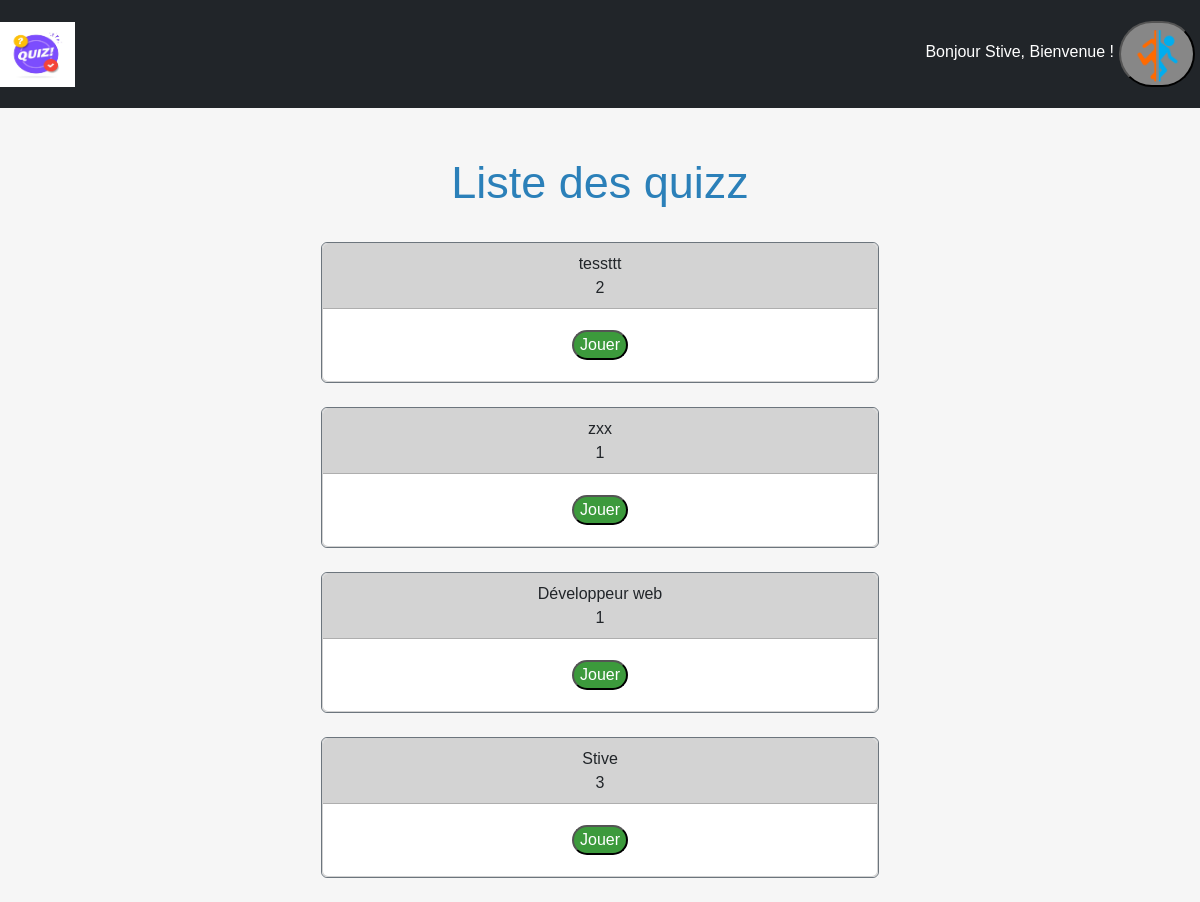
/user.php (signed in), run on the app's committed database.
### tables this page shows
CREATE TABLE IF NOT EXISTS `quizzes` (
  `id_quizz` int NOT NULL AUTO_INCREMENT,
  `id_test` int NOT NULL,
  `titre` varchar(100) NOT NULL,
  `difficulte` int NOT NULL,
  `date_creation` date NOT NULL,
  PRIMARY KEY (`id_quizz`),
  KEY `id_quizzer` (`id_test`)
);

### user.php (the view, shortened to what this page needs)
<?php
function BDDconnect() {
  $connect_bdd = mysqli_connect("127.0.0.1", "root", "", "quizzeo");
  return $connect_bdd;
}
$connect = BDDconnect();
$query = "SELECT * FROM Quizzes";
$result = mysqli_query($connect, $query);
$quizzes = [];
while ($row = mysqli_fetch_assoc($result)) {
  $quizzes[] = $row;
}
?>
<!DOCTYPE html>
<html>
<head>
        <link rel="stylesheet" href="https://maxcdn.bootstrapcdn.com/bootstrap/4.0.0/css/bootstrap.min.css">
        <link rel="stylesheet" href="https://cdn.jsdelivr.net/npm/bootstrap@5.3.0/dist/css/bootstrap.min.css">
        <link rel="stylesheet" href="connect.css">
    </head>
    <body>
        <nav class="navbar navbar-expand navbar-dark bg-dark">
            <div class="container-fluid">
                <a href="index.php"><img class="navbar-brand" src="img/logo-quiz-symboles-bulle-dialogue-concept-spectacle-questionnaire-chante-bouton-quiz-concours-questions-examen-embleme-moderne-interview_180786-72.avif" width="75" height="75" class="d-inline-block align-center" alt="Erreur"></a>
                <div class="navbar" id="navbarNav">
                    <ul class="navbar-nav  ">
                        <div class="inscri">
                            <li class="nav-item">
                                <br><p class="bonjour">Bonjour <span><?php echo ucfirst($_SESSION["pseudo"]); ?></span>, Bienvenue !</p>
                            </li>
                        </div>
                        <div class="form-inline">
                            <li class="nav-item">
                                <form action="" method="post">
                                    <div class="tamere"><button class="deco"><img src="img\portal.png"width="60px" height="60px" class="d-inline-block align-center" alt=""></button></div>
                                </form>
                            </li>
                        </div>
                    </ul>
                </div>
            </div>
        </nav><br><br>
        <div class="container">
             <h2>Liste des quizz</h2><br>
                <?php foreach ($quizzes as $quiz) : ?>
                    <div class="border border-secondary rounded bloped">
                        <div class="card blopee">
                            <div class="card-header">
                                <span><?php echo $quiz['titre']; ?></span><br>
                                <span><?php echo $quiz['difficulte']; ?></span>
                            </div>
                            <div class="card-body">
                                <a href="jouer_quizz.php?id_quizz=<?php echo $quiz['id_quizz']; ?>"><button>Jouer</button></a><br>
                            </div>
                        </div>
                    </div>
                    <br>
                <?php endforeach; ?>
        </div>
  </body>
</html>

### connect.css (style rules this page uses)
body { font-family: 'Trebuchet MS', 'Lucida Sans Unicode', 'Lucida Grande', 'Lucida Sans', Arial, sans-serif; margin: 0px auto; text-align: center; background-color: rgba(245, 245, 245, 0.846); }
h2 { font-family: 'Trebuchet MS', 'Lucida Sans Unicode', 'Lucida Grande', 'Lucida Sans', Arial, sans-serif; font-size: 45px; color: rgb(43, 128, 185); }
button { text-align: center; margin: 5px; transition: 300ms; background-color: rgb(60, 154, 60); color: white; border-radius: 80px; }
.tamere button { text-align: center; margin: 5px; transition: 300ms; background-color: rgb(135, 135, 135); color: white; border-radius: 80px; }
.bonjour { color: white; }
.card-header { background-color: lightgrey; }
.bloped { width: 50%; margin: auto; }

### data on the page
quizzes: titre "tessttt", difficulte "2"
quizzes: titre "zxx", difficulte "1"
quizzes: titre "Développeur web", difficulte "1"
quizzes: titre "Stive", difficulte "3"

### other printed values
$_SESSION["pseudo"] "Stive"
